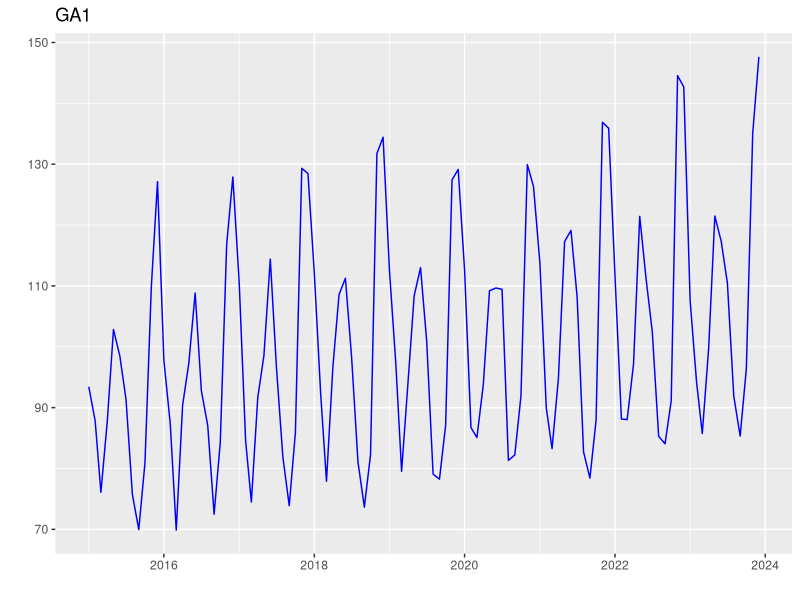
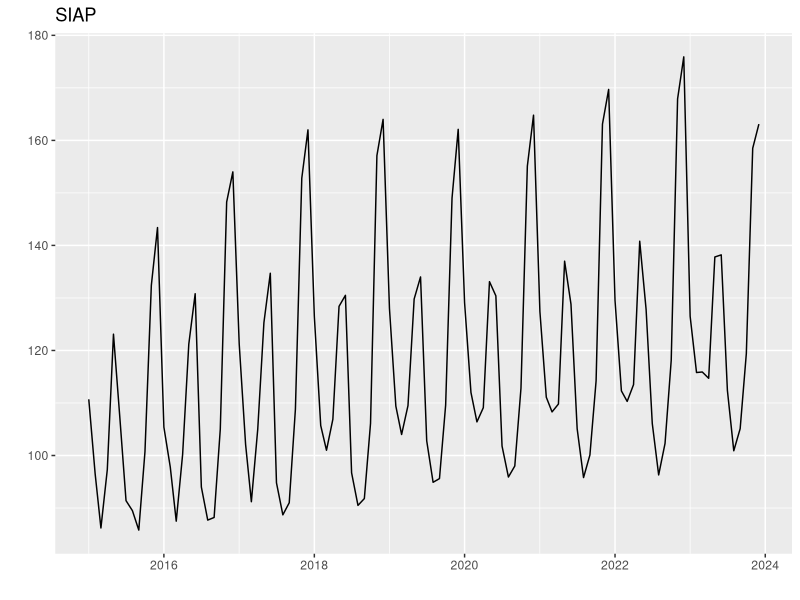
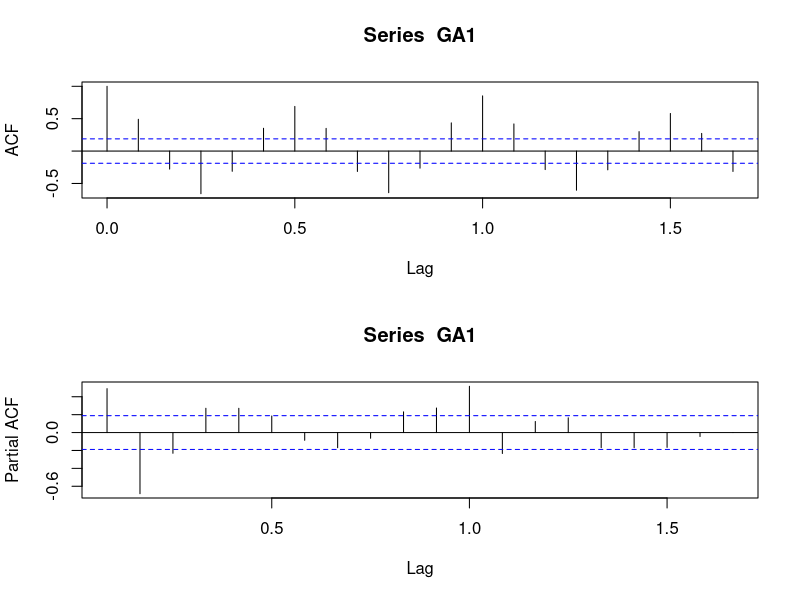
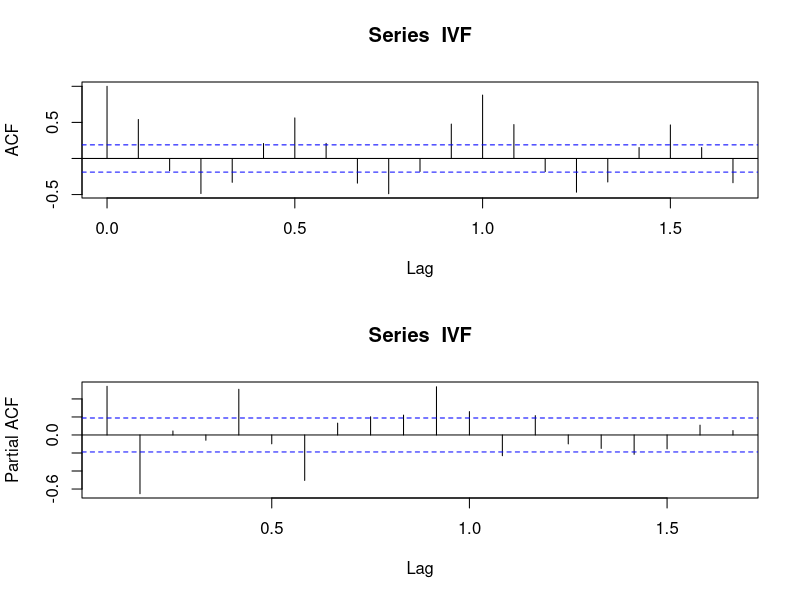

Reproduce these figures in R, in order. (Note: this script raises an error after producing the figures.)
library(tseries)
library(forecast)

library(ggplot2)
library(ggfortify)

datosGA1 <- read.csv("./data/GA1.csv")
datosSIAP <- read.csv("./data/IVF_SIAP.csv")

# intervalo de tiempo que comparten ene2015-dic2023
GA1 <- ts(datosGA1[265:372, 2], start = c(2015, 1), frequency = 12)
IVF <- ts(datosSIAP[1:108, 2], start = c(2015, 1), frequency = 12)

# Visualizacion de GA1 y SIAP entre ene2015-dic2023
autoplot(GA1, ts.colour = "blue") + ggtitle("GA1")
autoplot(IVF, ts.colour = "black") + ggtitle("SIAP")

# Graficas ACF Y PCF de series originales
par(mfrow = c(2, 1))
acf(GA1)
pacf(GA1)

par(mfrow = c(2, 1))
acf(IVF)
pacf(IVF)

# Tests aumentados de Dickey-Fuller en ambas series
adf_testGA1 <- adf.test(GA1, alternative = "stationary")
adf_testGA1
# p-valor = menor a 0.01 -> Evidencia de estacionariedad

adf_testIVF <- adf.test(IVF, alternative = "stationary")
adf_testIVF
# p-valor = 0.0153 -> Evidencia de estacionariedad

# Variables predictoras y objetivo
N <- length(GA1)
X <- IVF[1:(N - 1)]
Y <- GA1[1:(N - 1)]
Xpresente <- IVF[N]
Ypresente <- GA1[N]

# Ajuste de modelo ARIMA
arima_model <- auto.arima(Y, xreg = X, max.p = 12, max.q = 12, stepwise = FALSE, nmodels = 256, approximation = FALSE, stationary = TRUE, seasonal = FALSE, parallel = TRUE, num.cores = NULL)
summary(arima_model)
# Revisamos los residuales del modelo ARIMA ajustado
checkresiduals(arima_model)

# Ajuste de modelo SARIMA
sarima_model <- auto.arima(Y, xreg = X, max.p = 12, max.q = 12, max.P = 12, max.Q = 12, stepwise = FALSE, nmodels = 256, approximation = FALSE, stationary = TRUE, seasonal = TRUE, parallel = TRUE, num.cores = NULL)
summary(sarima_model)
# Revisamos los residuales del modelo SARIMA ajustado
checkresiduals(sarima_model)

# Realizamos nowcasting con ARIMA
GA1_presente_ARIMA <- forecast(arima_model, xreg = Xpresente, h = 1)
GA1_presente_ARIMA
par(mfrow = c(1,1))
plot(GA1_presente_ARIMA)

# Realizamos nowcasting con SARIMA
GA1_presente_SARIMA <- forecast(sarima_model, xreg = Xpresente, h = 1)
GA1_presente_SARIMA
par(mfrow = c(1,1))
plot(GA1_presente_SARIMA)

# Calculamos accuracy del valor predicho por SARIMA con el real
accuracy_SARIMA <- accuracy(GA1_presente_SARIMA, Ypresente)
accuracy_SARIMA
